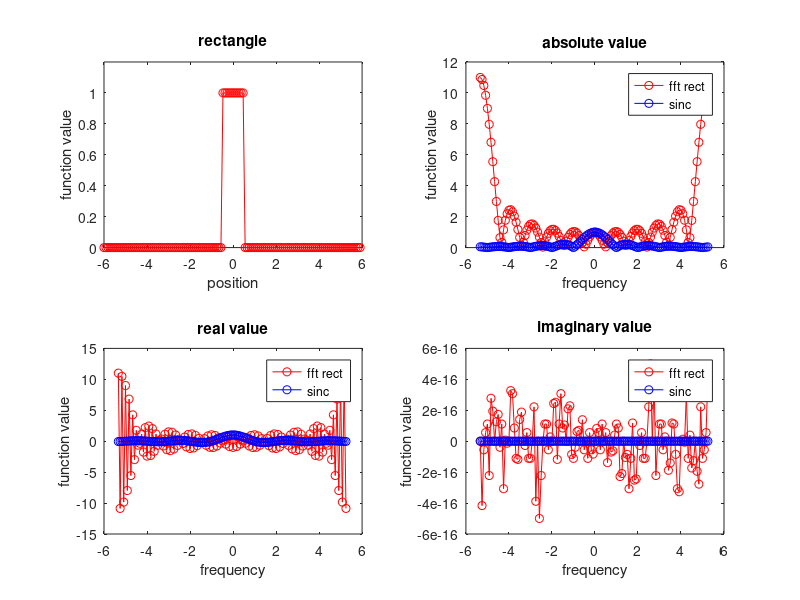
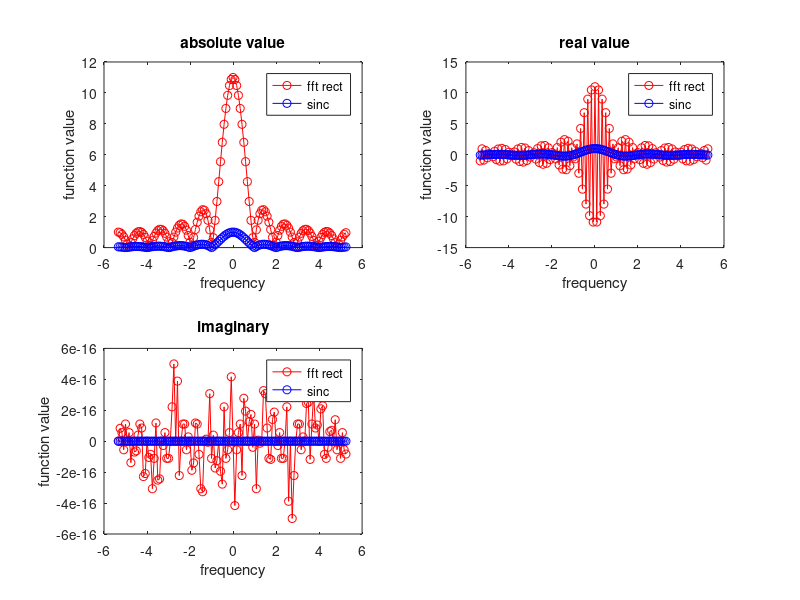
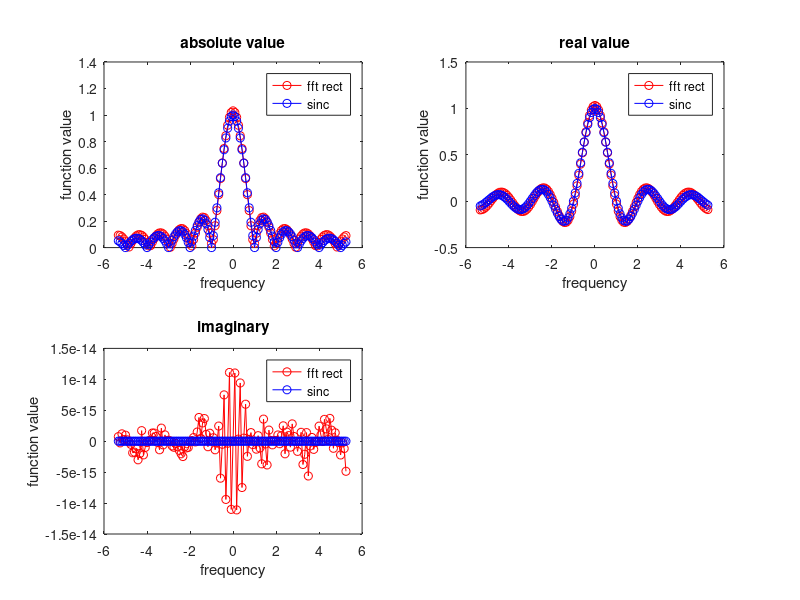
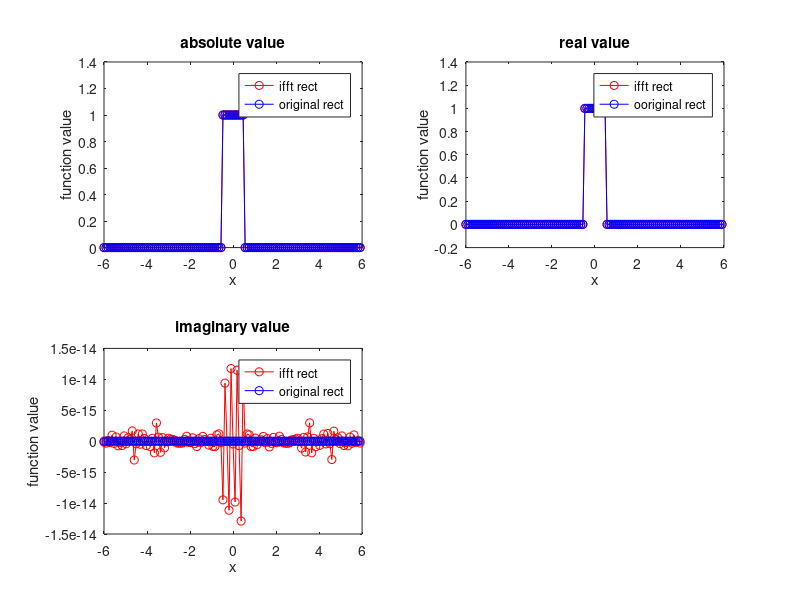

MATLAB code for these plots, in order:
%% Fourier transform of a rectangle function in 2D and 3D
% showcasing the usage of the discrete fourier transform and the extra steps
% needed to make it coincide with the analytical result of fourier
% transforming a rectangle. 
% For more information about fourier transforms and the 
% discrete fourier transforms see:

% https://en.wikipedia.org/wiki/Fourier_transform
% https://en.wikipedia.org/wiki/Discrete_Fourier_transform

% created by Vincent Post (2016)
%% Close all graphs and clear the memory. 
close all;
clear all;

%% Input of user defined parameters
% N = number of samples
% L = support width in real space
% b = width of rectangle function.
N = 128;
L = 12;
b = 1;

%% Creation rectangle and fourier transfom of rectangle
deltax = L/N;   % sample spacing 
x = -L/2:deltax:L/2-deltax; % spatial coordinates
func = double(abs(x)<= b/2); % rectangle

% Setting up frequency domain values (with an even number of elements)
deltaFreq = 1/L;
freq = -1/(2*deltax):deltaFreq:1/(2*deltax)-deltaFreq;
% apply fft
funcfourier = fft(func);

% the analytical result of the fourier transform of a rectangle is a 
% sinc function (see also Goodman: fourier optics)
% Create analytical sinc function for comparison
func1Dsinc = b*sinc(b*freq);

%% Plotting of rectangle and fft rect which is compared to the sinc
%       by comparing absolute, imaginary and real part seperately
subplot(2,2,1);
plot(x,func,'-or');
axis([-L/2, L/2, 0.0, 1.2]);
xlabel('position');
ylabel('function value');
title('rectangle');

% Compare absolute value fft rect with the analytical sinc
subplot(2,2,2);
plot(freq,abs(funcfourier),'-or'); 
hold on;
plot(freq,abs(func1Dsinc),'-ob');
xlabel('frequency');
ylabel('function value');
legend('fft rect', 'sinc');
title('absolute value');

% Compare real value fft rect with analytical sinc
subplot(2,2,3);
plot(freq,real(funcfourier),'-or');
hold on;
plot(freq,real(func1Dsinc),'-ob');
xlabel('frequency');
ylabel('function value');
legend('fft rect', 'sinc');
title('real value');

% Compare imaginary value fft rect with analytical sinc
subplot(2,2,4);
plot(freq,imag(funcfourier),'-or');
hold on;
plot(freq,imag(func1Dsinc),'-ob');
xlabel('frequency');
ylabel('function value');
legend('fft rect', 'sinc');
title('imaginary value');


%% Interpertation fft plots
%{ 
    The absolute value of the fft of rect is in comparison to the absolute value of
    sinc split and flipped in the middle. Also, the amplitude is different.
    The same holds for the real value of the fft of the rect but with an extra
    sinusoidal factor...the sinusoidal factor may be attributed to the fact that
    seen by the fft the array is shifted. Hence the fft obtains a phase factor
    according to the shift theorem (See wiki or the book of Goodman Fourier Optics).
    The imaginary value of the fft of the rect is the same as the imaginary value of a
    sinc, just a 0 line. I believe this is due that the rect
    has a fixed phase.
%}

%% Shifting the fourier transform
% To solve this problem that the fft of the rectangle is flipped. Due to the
% implementation of the discrete fourier transform. A function called
% fftshift is implemented in matlab to shift the DC component (0 frequency
% component) to the middle of the array
funcfourier = fftshift(funcfourier);    
%% Comparing rectangle and sinc after fftshift
% absolute part
figure;
subplot(2,2,1);
plot(freq,abs(funcfourier),'-or');
hold on;
plot(freq,abs(func1Dsinc),'-ob');
xlabel('frequency');
ylabel('function value');
legend('fft rect', 'sinc');
title('absolute value');

% real part
subplot(2,2,2);
plot(freq,real(funcfourier),'-or');
hold on;
plot(freq,real(func1Dsinc),'-ob');
xlabel('frequency');
ylabel('function value');
legend('fft rect', 'sinc');
title('real value');

% imaginary value
subplot(2,2,3);
plot(freq,imag(funcfourier),'-or');
hold on;
plot(freq,imag(func1Dsinc),'-ob');
xlabel('frequency');
ylabel('function value');
legend('fft rect', 'sinc');
title('imaginary');

%% Interpertation fftshift plots
%{ 
    The real and absolute graphs are now flipped, creating a peak in the
    middle, looking more like the original sinc.
    Even though, the amplitude is still off and for the real part there are
    still fluctuations.
    The imaginary part remains the same as before, as good as 0
%}

%% Correcting the fourier transform
% Due to the discretization of the discrete fourier transform we need to
% multiply the fourier transform with the sampple spacing to let the peak
% positions and amplitude coincide. Also the sinusoidal term in the real part, 
% arising from the fact that the fft seems the array shifted, are removed.
% This is done by introducing an extra phase factor in the exponential that cancels the
% obtained phase factor from the shift theorem
corvec = deltax*exp(-1i*2*pi*freq*L/2);
funcfourier = corvec.*funcfourier;

%% Comparing results with the correction vector
% absolute part
figure;
subplot(2,2,1);
plot(freq,abs(funcfourier),'-or');
hold on;
plot(freq,abs(func1Dsinc),'-ob');
xlabel('frequency');
ylabel('function value');
legend('fft rect', 'sinc');
title('absolute value');

% real part
subplot(2,2,2);
plot(freq,real(funcfourier),'-or');
hold on;
plot(freq,real(func1Dsinc),'-ob');
xlabel('frequency');
ylabel('function value');
legend('fft rect', 'sinc');
title('real value');

% imaginary value
subplot(2,2,3);
plot(freq,imag(funcfourier),'-or');
hold on;
plot(freq,imag(func1Dsinc),'-ob');
xlabel('frequency');
ylabel('function value');
legend('fft rect', 'sinc');
title('imaginary');

%% interpertation corvec plots
%{ 
    The fft is almost exactly the same as the analytical solution.
    The lines do not precisely coincide which might be because of the sampling of
    the fourier transform.
%}

%% inverse fourier transforming(ifft) to obtain the rectangle back
invfuncfourier = ifftshift(ifft(funcfourier))./corvec;

%% Plotting inverse fourier transform
% absolute value
figure;
subplot(2,2,1);
plot(x,abs(invfuncfourier),'-or');
hold on;
plot(x,abs(func),'-ob');
xlabel('x');
ylabel('function value');
legend('ifft rect', 'original rect');
title('absolute value');

% real value
subplot(2,2,2);
plot(x,real(invfuncfourier),'-or');
hold on;
plot(x,real(func),'-ob');
xlabel('x');
ylabel('function value');
legend('ifft rect', 'ooriginal rect');
title('real value');

% imag value
subplot(2,2,3);
plot(x,imag(invfuncfourier),'-or');
hold on;
plot(x,imag(func),'-ob');
xlabel('x');
ylabel('function value');
legend('ifft rect', 'original rect');
title('imaginary value');
%}
%% Interpertation inverse fourier transform (ifft) plots
%{ 
    The corvec applied in the frequency domain needs to be removed again.
    Also the array needs to be shifted again, now by using ifftshift.
    As a consequence we see the original result coinciding with the ifft
%}

%% fourier transforming in 3D of the rectangle function
% setting up rectangle and real space variables.
deltax = L/N;
x = -L/2:deltax:L/2-deltax;
y = -L/2:deltax:L/2-deltax;
[XX,YY] = meshgrid(x,y);
func2D = double(abs(XX)<= b/2).*double(abs(YY)<= b/2);

% fourier transform and setting up the corresponding frequency variables
% including the correction vector.
deltaFreq = 1/L;
freqx = -1/(2*deltax):deltaFreq:1/(2*deltax)-deltaFreq;
freqy = -1/(2*deltax):deltaFreq:1/(2*deltax)-deltaFreq;
[FREQX, FREQY] = meshgrid(freqx, freqy);
corvec = deltax^2*exp(-1i*2*pi*(FREQX+FREQY)*L/2);
funcfourier2D = corvec.*fftshift(fft2(func2D)); % using matlabs fft2 not fft

func2Dsinc = sinc(FREQX).*sinc(FREQY);  % set b = 1

%% Plot 3D fourier transform of rectangle
% rectangle
figure;
subplot(2,2,1);
surfc(XX,YY,func2D);
colormap default;
view([-37,36]);
xlabel('x');
ylabel('y');
zlabel('function value');
title('rect'); 

% absolute value
subplot(2,2,2);
surfc(FREQX,FREQY, abs(funcfourier2D));
hold on;
surfc(FREQX,FREQY, abs(func2Dsinc)); 
colormap default;
view([-37,36]);
xlabel('freq x');
ylabel('freq y');
zlabel('function value');
title('absolute value fft rect'); 

% real value
subplot(2,2,3);
surfc(FREQX,FREQY, real(funcfourier2D));
%surfc(FREQX,FREQY, real(func2Dsinc)); 
colormap default;
view([-37,36]);
xlabel('freq x');
ylabel('freq y');
zlabel('function value');
title('real value fft rect'); 

% imaginary value
subplot(2,2,4);
surfc(FREQX,FREQY, imag(funcfourier2D)); 
%surfc(FREQX,FREQY, imag(func2Dsinc)); 
colormap default;
view([-37,36]);
xlabel('freq x');
ylabel('freq y');
zlabel('function value');
title('imaginary value fft rect'); 


%% Interpertation 3D fourier transform plots
%{ 
    The fft of rectangle in 3D looks as a sinc in 3D(not shown when script is 
    run but it is calculated).
    Beautifull! :)
%}